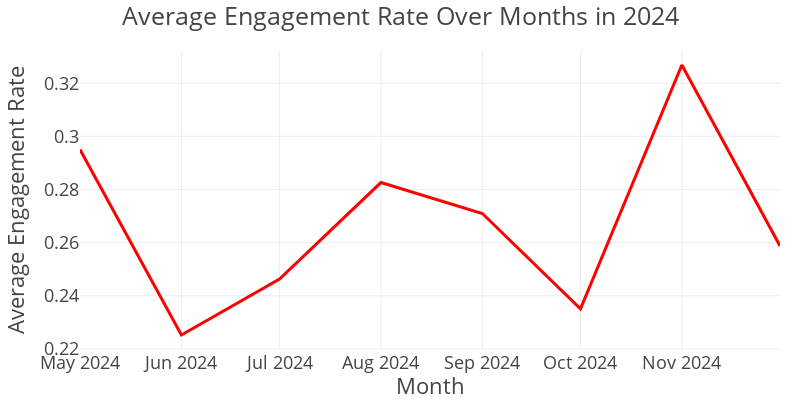

Source (notebook cell):
### Markdown cell above
### Visualize Average Engagement Rate Over Months in 2024

### Code cell
import pandas as pd
import plotly.express as px

# Re-read the data if social_media_df was modified
# Assuming social_media_data_filename still points to your cleaned data
try:
    social_media_df = pd.read_csv(social_media_data_filename)
except FileNotFoundError:
    print(f"File {social_media_data_filename} not found. Please check the file path.")

# Ensure 'post_date' is in datetime format
social_media_df['post_date'] = pd.to_datetime(social_media_df['post_date'])

# Filter data for the year 2024
df_2024 = social_media_df[social_media_df['post_date'].dt.year == 2024].copy()

# Extract month and group by month to calculate the mean engagement rate
df_2024['month'] = df_2024['post_date'].dt.to_period('M')
monthly_engagement = df_2024.groupby('month')['engagement_rate'].mean().reset_index()

# Convert the month period back to a string for plotting
monthly_engagement['month'] = monthly_engagement['month'].astype(str)

# Sort by month to ensure the line chart is ordered correctly
monthly_engagement = monthly_engagement.sort_values(by='month')

# Create the 2D line chart
fig = px.line(
    monthly_engagement,
    x='month',
    y='engagement_rate',
    title='Average Engagement Rate Over Months in 2024',
)

# Update the layout for the line chart
fig.update_layout(
    template='presentation',
    xaxis_title='Month',
    yaxis_title='Average Engagement Rate',
    paper_bgcolor='white',  # White background
    plot_bgcolor='white',    # White plot background
    # Reduced height and width for a smaller chart
    height=400,
    width=800,
    # Adjust margins if needed to give more space for labels
    margin=dict(l=80, r=20, t=50, b=50),
    # Increase tick angle if labels are long and overlapping
    yaxis=dict(tickangle=0) # Adjust tickangle for y-axis labels if necessary
)

# Update the line color to red
fig.update_traces(line_color='red')

fig.show()

### Figure 1 — Plotly figure (JSON) as saved in the notebook; plotly's stock layout.template omitted (floating-point values rounded to 4 significant figures)
{"data": [{"hovertemplate": "month=%{x}<br>engagement_rate=%{y}<extra></extra>", "legendgroup": "", "line": {"color": "red", "dash": "solid"}, "marker": {"symbol": "circle"}, "mode": "lines", "name": "", "orientation": "v", "showlegend": false, "type": "scatter", "x": ["2024-05", "2024-06", "2024-07", "2024-08", "2024-09", "2024-10", "2024-11", "2024-12"], "xaxis": "x", "y": [0.2951, 0.2252, 0.2463, 0.2826, 0.271, 0.2351, 0.3269, 0.2587], "yaxis": "y"}], "layout": {"height": 400, "legend": {"tracegroupgap": 0}, "margin": {"b": 50, "l": 80, "r": 20, "t": 50}, "paper_bgcolor": "white", "plot_bgcolor": "white", "title": {"text": "Average Engagement Rate Over Months in 2024"}, "width": 800, "xaxis": {"anchor": "y", "autorange": true, "domain": [0, 1], "range": ["2024-05-01", "2024-12-01"], "title": {"text": "Month"}, "type": "date"}, "yaxis": {"anchor": "x", "autorange": true, "domain": [0, 1], "range": [0.2196, 0.3325], "tickangle": 0, "title": {"text": "Average Engagement Rate"}, "type": "linear"}}}
